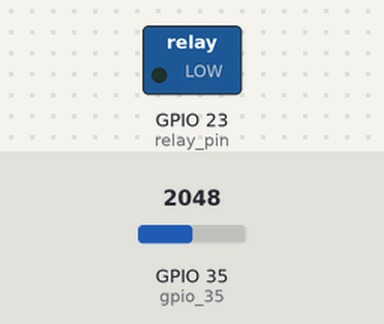
A sketch run on a simulated ESP32. Shown: switched loads named in the sketch (green lamp = pin HIGH). The inputs (shaded band) are chosen by the test bench; at power-on: GPIO 35 (gpio_35) = 2048. WiFi joins after 1.5 s; servers stay silent unless stated; uploads are accepted with an empty reply; what the sketch prints to the serial monitor is not drawn.

Above: at 2.7 s.
2.8 s: GPIO 35 (gpio_35) set to 218
5.3 s: GPIO 35 (gpio_35) set to 189
At 7.1 s:
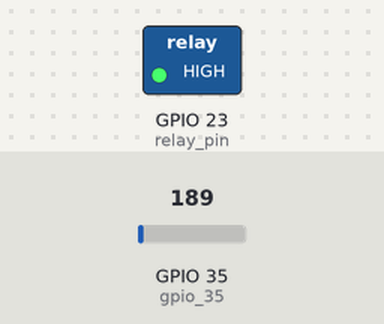
9.2 s: GPIO 35 (gpio_35) set to 491
At 11.1 s:
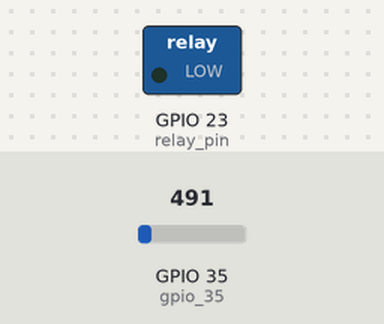
11.6 s: GPIO 35 (gpio_35) set to 160
At 13.0 s:
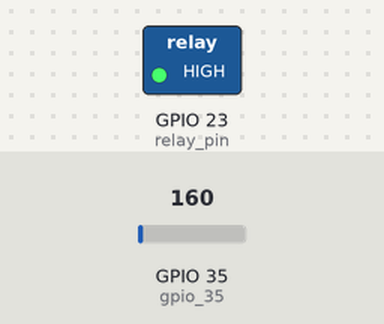
Timing chart, 0 to 14.6 s (numbered marks = the images above; inputs shaded):
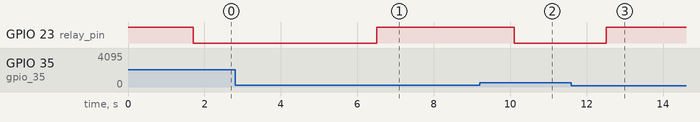

Measured:
- the behaviour switches between 201 and 200 on GPIO 35 (gpio_35) (found by bisection; images 0 and 1)
- after the input at 2.8 s, every drawn part: stays the same
- after the input at 5.3 s, GPIO 23 (relay_pin): LOW → HIGH after 1.2 s
- after the input at 9.2 s, GPIO 23 (relay_pin): HIGH → LOW after 0.91 s
- after the input at 11.6 s, GPIO 23 (relay_pin): LOW → HIGH after 0.91 s

The sketch:

jarak.ino
```cpp
#include <WiFi.h>
#include <HTTPClient.h>
#include <ArduinoJson.h>

const char* ssid = "WIFI_SSID";
const char* password = "WIFI_PASSWORD";

const int gpio_35 = 35;        // input analog jarak
const int relay_pin = 23;      // output relay

void setup() {
  Serial.begin(115200);
  pinMode(relay_pin, OUTPUT);
  digitalWrite(relay_pin, HIGH); // relay OFF saat start

  WiFi.begin(ssid, password);
  Serial.print("Connecting to WiFi");
  while (WiFi.status() != WL_CONNECTED) {
    delay(500);
    Serial.print(".");
  }
  Serial.println("\nConnected to WiFi!");
}

void loop() {
  int raw = analogRead(gpio_35);
  float jarak = map(raw, 0, 4095, 0, 200); // konversi ke cm

  Serial.print("Jarak: ");
  Serial.print(jarak);
  Serial.println(" cm");

  if (WiFi.status() == WL_CONNECTED) {
    HTTPClient http;
    http.begin("http://DEVICE_IPV4_ADDRESS:8080/data");
    http.addHeader("Content-Type", "application/json");

    String payload = "{\"jarak\":" + String(jarak, 2) + "}";
    int code = http.POST(payload);

    if (code > 0) {
      String response = http.getString();
      Serial.print("POST OK ("); Serial.print(code); Serial.print("), Response: ");
      Serial.println(response);
    } else {
      Serial.print("POST failed: ");
      Serial.println(http.errorToString(code));
    }

    http.end();
  }

  if (raw > 200) {
    digitalWrite(relay_pin, LOW);  // Relay ON
    Serial.println("Relay: ON");
  } else {
    digitalWrite(relay_pin, HIGH); // Relay OFF
    Serial.println("Relay: OFF");
  }

  delay(1000);
}
```
